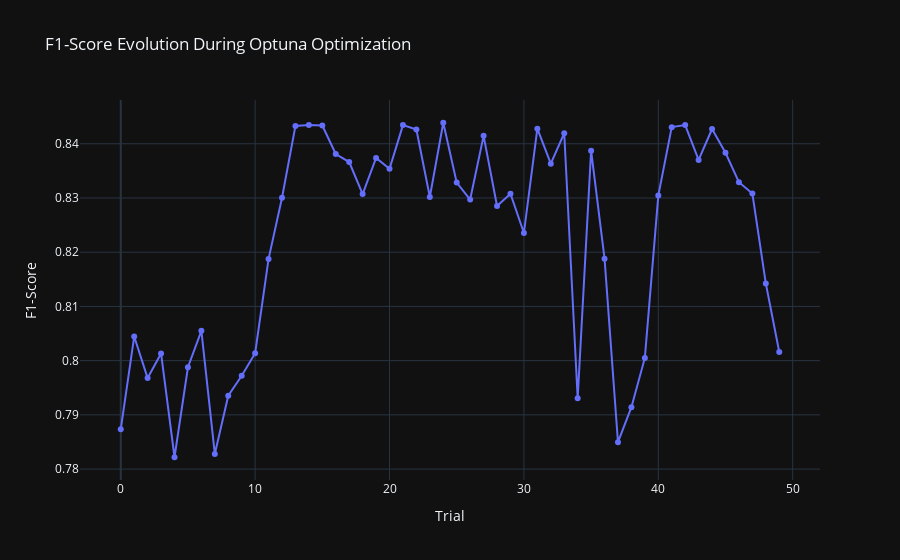

Notebook code cell kept with this figure:
### Code cell
visualizations['f1_score_evolution']

### Figure 1 — Plotly figure (JSON) as saved in the notebook; plotly's stock layout.template omitted (floating-point values rounded to 4 significant figures)
{"data": [{"mode": "lines+markers", "name": "F1-score", "type": "scatter", "x": [0, 1, 2, 3, 4, 5, 6, 7, 8, 9, 10, 11, 12, 13, 14, 15, 16, 17, 18, 19, 20, 21, 22, 23, 24, 25, 26, 27, 28, 29, 30, 31, 32, 33, 34, 35, 36, 37, 38, 39, 40, 41, 42, 43, 44, 45, 46, 47, 48, 49], "y": [0.7873, 0.8044, 0.7968, 0.8013, 0.7822, 0.7988, 0.8055, 0.7828, 0.7935, 0.7972, 0.8014, 0.8188, 0.83, 0.8433, 0.8435, 0.8434, 0.8381, 0.8366, 0.8307, 0.8374, 0.8354, 0.8434, 0.8426, 0.8302, 0.8439, 0.8328, 0.8297, 0.8415, 0.8285, 0.8308, 0.8235, 0.8428, 0.8363, 0.8419, 0.7931, 0.8387, 0.8188, 0.785, 0.7914, 0.8005, 0.8304, 0.8431, 0.8434, 0.837, 0.8427, 0.8383, 0.8329, 0.8308, 0.8142, 0.8016]}], "layout": {"title": {"text": "F1-Score Evolution During Optuna Optimization"}, "xaxis": {"title": {"text": "Trial"}}, "yaxis": {"title": {"text": "F1-Score"}}}}
